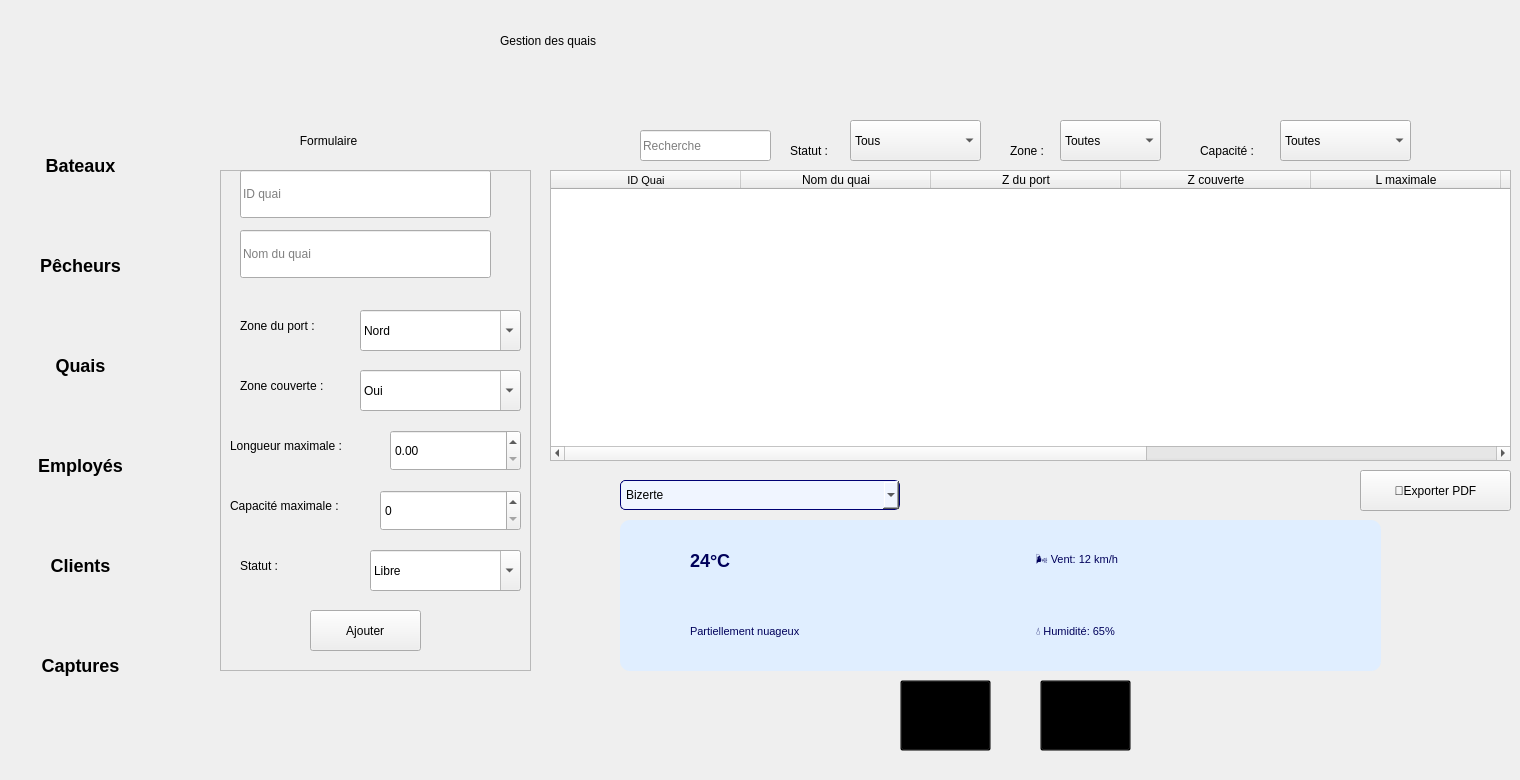
    <widget class="QWidget" name="page_3">
     <widget class="QTableWidget" name="tableWidgetQuai">
      <property name="geometry">
       <rect>
        <x>550</x>
        <y>170</y>
        <width>961</width>
        <height>291</height>
       </rect>
      </property>
      <property name="styleSheet">
       <string notr="true"/>
      </property>
      <attribute name="horizontalHeaderMinimumSectionSize">
       <number>41</number>
      </attribute>
      <attribute name="horizontalHeaderDefaultSectionSize">
       <number>190</number>
      </attribute>
      <attribute name="verticalHeaderMinimumSectionSize">
       <number>31</number>
      </attribute>
      <attribute name="verticalHeaderDefaultSectionSize">
       <number>38</number>
      </attribute>
      <column>
       <property name="text">
        <string>ID Quai</string>
       </property>
       <property name="font">
        <font>
         <pointsize>8</pointsize>
        </font>
       </property>
      </column>
      <column>
       <property name="text">
        <string>Nom du quai</string>
       </property>
      </column>
      <column>
       <property name="text">
        <string>Z du port</string>
       </property>
      </column>
      <column>
       <property name="text">
        <string>Z couverte</string>
       </property>
      </column>
      <column>
       <property name="text">
        <string>L maximale</string>
       </property>
      </column>
      <column>
       <property name="text">
        <string>C maximale</string>
       </property>
       <property name="font">
        <font>
         <bold>false</bold>
        </font>
       </property>
      </column>
      <column>
       <property name="text">
        <string>Statut</string>
       </property>
      </column>
      <column>
       <property name="text">
        <string>Actions</string>
       </property>
      </column>
     </widget>
     <widget class="QLineEdit" name="lineEdit_3">
      <property name="geometry">
       <rect>
        <x>640</x>
        <y>130</y>
        <width>131</width>
        <height>31</height>
       </rect>
      </property>
      <property name="placeholderText">
       <string>Recherche</string>
      </property>
     </widget>
     <widget class="QLabel" name="label_3">
      <property name="geometry">
       <rect>
        <x>500</x>
        <y>10</y>
        <width>501</width>
        <height>61</height>
       </rect>
      </property>
      <property name="styleSheet">
       <string notr="true"/>
      </property>
      <property name="text">
       <string>Gestion des quais</string>
      </property>
     </widget>
     <widget class="QComboBox" name="comboBox_3">
      <property name="geometry">
       <rect>
        <x>850</x>
        <y>120</y>
        <width>131</width>
        <height>41</height>
       </rect>
      </property>
      <item>
       <property name="text">
        <string>Tous</string>
       </property>
      </item>
      <item>
       <property name="text">
        <string>Libre</string>
       </property>
      </item>
      <item>
       <property name="text">
        <string>Occupé</string>
       </property>
      </item>
      <item>
       <property name="text">
        <string>Maintenance</string>
       </property>
      </item>
     </widget>
     <widget class="QLabel" name="label3_10">
      <property name="geometry">
       <rect>
        <x>600</x>
        <y>130</y>
        <width>31</width>
        <height>31</height>
       </rect>
      </property>
      <property name="styleSheet">
       <string notr="true">color: rgb(255, 255, 255);
image: url(:/res/loupe.png);</string>
      </property>
      <property name="text">
       <string/>
      </property>
     </widget>
     <widget class="QLabel" name="label3_8">
      <property name="geometry">
       <rect>
        <x>1010</x>
        <y>130</y>
        <width>51</width>
        <height>41</height>
       </rect>
      </property>
      <property name="styleSheet">
       <string notr="true"/>
      </property>
      <property name="text">
       <string>Zone :</string>
      </property>
     </widget>
     <widget class="QComboBox" name="comboBox_4">
      <property name="geometry">
       <rect>
        <x>1060</x>
        <y>120</y>
        <width>101</width>
        <height>41</height>
       </rect>
      </property>
      <item>
       <property name="text">
        <string>Toutes</string>
       </property>
      </item>
      <item>
       <property name="text">
        <string>Nord</string>
       </property>
      </item>
      <item>
       <property name="text">
        <string>Sud</string>
       </property>
      </item>
      <item>
       <property name="text">
        <string>Est</string>
       </property>
      </item>
      <item>
       <property name="text">
        <string>Ouest</string>
       </property>
      </item>
     </widget>
     <widget class="QComboBox" name="comboBox_5">
      <property name="geometry">
       <rect>
        <x>1280</x>
        <y>120</y>
        <width>131</width>
        <height>41</height>
       </rect>
      </property>
      <item>
       <property name="text">
        <string>Toutes</string>
       </property>
      </item>
      <item>
       <property name="text">
        <string>&lt;= 5 bateaux</string>
       </property>
      </item>
      <item>
       <property name="text">
        <string>6-10 bateaux</string>
       </property>
      </item>
      <item>
       <property name="text">
        <string>&gt; 10 bateaux</string>
       </property>
      </item>
     </widget>
     <widget class="QLabel" name="label3_7">
      <property name="geometry">
       <rect>
        <x>790</x>
        <y>130</y>
        <width>61</width>
        <height>41</height>
       </rect>
      </property>
      <property name="styleSheet">
       <string notr="true"/>
      </property>
      <property name="text">
       <string>Statut :</string>
      </property>
     </widget>
     <widget class="QLabel" name="label3_9">
      <property name="geometry">
       <rect>
        <x>1200</x>
        <y>130</y>
        <width>91</width>
        <height>41</height>
       </rect>
      </property>
      <property name="styleSheet">
       <string notr="true"/>
      </property>
      <property name="text">
       <string>Capacité :</string>
      </property>
     </widget>
     <widget class="QFrame" name="frame">
      <property name="geometry">
       <rect>
        <x>220</x>
        <y>170</y>
        <width>311</width>
        <height>501</height>
       </rect>
      </property>
      <property name="styleSheet">
       <string notr="true"/>
      </property>
      <property name="frameShape">
       <enum>QFrame::Shape::StyledPanel</enum>
      </property>
      <property name="frameShadow">
       <enum>QFrame::Shadow::Raised</enum>
      </property>
      <widget class="QLineEdit" name="lineEdit_4">
       <property name="geometry">
        <rect>
         <x>20</x>
         <y>0</y>
         <width>251</width>
         <height>48</height>
        </rect>
       </property>
       <property name="text">
        <string/>
       </property>
       <property name="placeholderText">
        <string>ID quai</string>
       </property>
      </widget>
      <widget class="QComboBox" name="comboBox_6">
       <property name="geometry">
        <rect>
         <x>140</x>
         <y>140</y>
         <width>161</width>
         <height>41</height>
        </rect>
       </property>
       <property name="styleSheet">
        <string notr="true">#combo_box{ border-radius: 15px;
         color: rgba(0, 0, 50, 0.7);
    border: 2px solid #59abc8 ;
}</string>
       </property>
       <property name="editable">
        <bool>true</bool>
       </property>
       <property name="currentText">
        <string>Nord</string>
       </property>
       <item>
        <property name="text">
         <string>Nord</string>
        </property>
       </item>
       <item>
        <property name="text">
         <string>Sud</string>
        </property>
       </item>
       <item>
        <property name="text">
         <string>Est</string>
        </property>
       </item>
       <item>
        <property name="text">
         <string>Ouest</string>
        </property>
       </item>
      </widget>
      <widget class="QLabel" name="label_2">
       <property name="geometry">
        <rect>
         <x>10</x>
         <y>260</y>
         <width>161</width>
         <height>31</height>
        </rect>
       </property>
       <property name="text">
        <string>Longueur maximale :</string>
       </property>
      </widget>
      <widget class="QDoubleSpinBox" name="doubleSpinBox_2">
       <property name="geometry">
        <rect>
         <x>170</x>
         <y>260</y>
         <width>131</width>
         <height>41</height>
        </rect>
       </property>
      </widget>
      <widget class="QLabel" name="label3_6">
       <property name="geometry">
        <rect>
         <x>10</x>
         <y>320</y>
         <width>181</width>
         <height>31</height>
        </rect>
       </property>
       <property name="styleSheet">
        <string notr="true"/>
       </property>
       <property name="text">
        <string>Capacité maximale :</string>
       </property>
      </widget>
      <widget class="QSpinBox" name="spinBox_2">
       <property name="geometry">
        <rect>
         <x>160</x>
         <y>320</y>
         <width>141</width>
         <height>41</height>
        </rect>
       </property>
      </widget>
      <widget class="QComboBox" name="comboBox_7">
       <property name="geometry">
        <rect>
         <x>150</x>
         <y>380</y>
         <width>151</width>
         <height>41</height>
        </rect>
       </property>
       <property name="editable">
        <bool>true</bool>
       </property>
       <property name="currentText">
        <string>Libre</string>
       </property>
       <item>
        <property name="text">
         <string>Libre</string>
        </property>
       </item>
       <item>
        <property name="text">
         <string>Occupé</string>
        </property>
       </item>
       <item>
        <property name="text">
         <string>Maintenance</string>
        </property>
       </item>
      </widget>
      <widget class="QPushButton" name="pushButton_11">
       <property name="geometry">
        <rect>
         <x>90</x>
         <y>440</y>
         <width>111</width>
         <height>41</height>
        </rect>
       </property>
       <property name="text">
        <string> Ajouter </string>
       </property>
      </widget>
      <widget class="QLineEdit" name="lineEdit_6">
       <property name="geometry">
        <rect>
         <x>20</x>
         <y>60</y>
         <width>251</width>
         <height>48</height>
        </rect>
       </property>
       <property name="text">
        <string/>
       </property>
       <property name="placeholderText">
        <string>Nom du quai</string>
       </property>
      </widget>
      <widget class="QComboBox" name="comboBox_8">
       <property name="geometry">
        <rect>
         <x>140</x>
         <y>200</y>
         <width>161</width>
         <height>41</height>
        </rect>
       </property>
       <property name="styleSheet">
        <string notr="true">#combo_box{ border-radius: 15px;
         color: rgba(0, 0, 50, 0.7);
    border: 2px solid #59abc8 ;
}</string>
       </property>
       <property name="editable">
        <bool>true</bool>
       </property>
       <property name="currentText">
        <string>Oui</string>
       </property>
       <item>
        <property name="text">
         <string>Oui</string>
        </property>
       </item>
       <item>
        <property name="text">
         <string>Non</string>
        </property>
       </item>
      </widget>
      <widget class="QLabel" name="label_4">
       <property name="geometry">
        <rect>
         <x>20</x>
         <y>140</y>
         <width>131</width>
         <height>31</height>
        </rect>
       </property>
       <property name="text">
        <string>Zone du port :</string>
       </property>
      </widget>
      <widget class="QLabel" name="label_5">
       <property name="geometry">
        <rect>
         <x>20</x>
         <y>200</y>
         <width>131</width>
         <height>31</height>
        </rect>
       </property>
       <property name="text">
        <string>Zone couverte :</string>
       </property>
      </widget>
      <widget class="QLabel" name="label_6">
       <property name="geometry">
        <rect>
         <x>20</x>
         <y>380</y>
         <width>131</width>
         <height>31</height>
        </rect>
       </property>
       <property name="text">
        <string>Statut :</string>
       </property>
      </widget>
     </widget>
     <widget class="QLabel" name="label">
      <property name="geometry">
       <rect>
        <x>240</x>
        <y>120</y>
        <width>271</width>
        <height>41</height>
       </rect>
      </property>
      <property name="styleSheet">
       <string notr="true"/>
      </property>
      <property name="text">
       <string>                  Formulaire</string>
      </property>
     </widget>
     <widget class="QPushButton" name="pushButton_6">
      <property name="geometry">
       <rect>
        <x>900</x>
        <y>680</y>
        <width>91</width>
        <height>71</height>
       </rect>
      </property>
      <property name="styleSheet">
       <string notr="true">image: url(:/res/icons8-marqueur-de-plan-50.png);
background:transparent;</string>
      </property>
      <property name="text">
       <string/>
      </property>
     </widget>
     <widget class="QPushButton" name="pushButton_9">
      <property name="geometry">
       <rect>
        <x>1040</x>
        <y>680</y>
        <width>91</width>
        <height>71</height>
       </rect>
      </property>
      <property name="styleSheet">
       <string notr="true">image: url(:/res/statistiques.png);
background:transparent;</string>
      </property>
      <property name="text">
       <string/>
      </property>
     </widget>
     <widget class="QComboBox" name="comboBoxCity">
      <property name="geometry">
       <rect>
        <x>620</x>
        <y>480</y>
        <width>280</width>
        <height>30</height>
       </rect>
      </property>
      <property name="styleSheet">
       <string notr="true">border-radius: 5px;
background-color: rgb(240, 245, 255);
border: 1px solid rgb(0, 0, 115);
padding: 3px 5px;
font-size: 12px;</string>
      </property>
      <item>
       <property name="text">
        <string>Bizerte</string>
       </property>
      </item>
      <item>
       <property name="text">
        <string>Tunis</string>
       </property>
      </item>
      <item>
       <property name="text">
        <string>Sfax</string>
       </property>
      </item>
      <item>
       <property name="text">
        <string>Sousse</string>
       </property>
      </item>
      <item>
       <property name="text">
        <string>Gabes</string>
       </property>
      </item>
      <item>
       <property name="text">
        <string>Ain Draham</string>
       </property>
      </item>
      <item>
       <property name="text">
        <string>Tabarka</string>
       </property>
      </item>
      <item>
       <property name="text">
        <string>Kasserine</string>
       </property>
      </item>
     </widget>
     <widget class="QFrame" name="frameMeteo">
      <property name="geometry">
       <rect>
        <x>620</x>
        <y>520</y>
        <width>761</width>
        <height>151</height>
       </rect>
      </property>
      <property name="styleSheet">
       <string notr="true">border-radius: 10px;
background-color: rgb(224, 238, 255);
border:1PX solid  rgb(0, 0, 115);
</string>
      </property>
      <property name="frameShape">
       <enum>QFrame::Shape::StyledPanel</enum>
      </property>
      <property name="frameShadow">
       <enum>QFrame::Shadow::Raised</enum>
      </property>
      <layout class="QHBoxLayout" name="horizontalLayoutMeteo">
       <property name="spacing">
        <number>10</number>
       </property>
       <property name="leftMargin">
        <number>10</number>
       </property>
       <property name="topMargin">
        <number>5</number>
       </property>
       <property name="rightMargin">
        <number>10</number>
       </property>
       <property name="bottomMargin">
        <number>5</number>
       </property>
       <item>
        <widget class="QLabel" name="labelMeteoIcon">
         <property name="minimumSize">
          <size>
           <width>50</width>
           <height>50</height>
          </size>
         </property>
         <property name="maximumSize">
          <size>
           <width>50</width>
           <height>50</height>
          </size>
         </property>
         <property name="styleSheet">
          <string notr="true">qproperty-alignment: AlignCenter;
font-size: 28px;
image: url(:/res/nuageux.png);</string>
         </property>
         <property name="text">
          <string/>
         </property>
        </widget>
       </item>
       <item>
        <layout class="QVBoxLayout" name="verticalLayoutMeteoInfo">
         <property name="spacing">
          <number>2</number>
         </property>
         <item>
          <widget class="QLabel" name="labelMeteoTemp">
           <property name="styleSheet">
            <string notr="true">color: rgb(0, 0, 90);

font-weight: bold;
font-size: 18px;</string>
           </property>
           <property name="text">
            <string>24°C</string>
           </property>
          </widget>
         </item>
         <item>
          <widget class="QLabel" name="labelMeteoDesc">
           <property name="styleSheet">
            <string notr="true">color: rgb(0, 0, 90);

font-size: 11px;</string>
           </property>
           <property name="text">
            <string>Partiellement nuageux</string>
           </property>
          </widget>
         </item>
        </layout>
       </item>
       <item>
        <layout class="QVBoxLayout" name="verticalLayoutMeteoDetails">
         <property name="spacing">
          <number>2</number>
         </property>
         <item>
          <widget class="QLabel" name="labelMeteoWind">
           <property name="styleSheet">
            <string notr="true">color: rgb(0, 0, 90);

font-size: 11px;</string>
           </property>
           <property name="text">
            <string>🌬️ Vent: 12 km/h</string>
           </property>
          </widget>
         </item>
         <item>
          <widget class="QLabel" name="labelMeteoHumidity">
           <property name="styleSheet">
            <string notr="true">color: rgb(0, 0, 90);

font-size: 11px;</string>
           </property>
           <property name="text">
            <string>💧 Humidité: 65%</string>
           </property>
          </widget>
         </item>
        </layout>
       </item>
      </layout>
     </widget>
     <widget class="QFrame" name="frame_4">
      <property name="geometry">
       <rect>
        <x>-160</x>
        <y>70</y>
        <width>371</width>
        <height>701</height>
       </rect>
      </property>
      <property name="styleSheet">
       <string notr="true">border-radius:185px;
font-weight:600;
font-size:18px</string>
      </property>
      <property name="frameShape">
       <enum>QFrame::Shape::StyledPanel</enum>
      </property>
      <property name="frameShadow">
       <enum>QFrame::Shadow::Raised</enum>
      </property>
      <widget class="QPushButton" name="pushButton_3b_8">
       <property name="geometry">
        <rect>
         <x>170</x>
         <y>70</y>
         <width>141</width>
         <height>51</height>
        </rect>
       </property>
       <property name="text">
        <string>Bateaux</string>
       </property>
      </widget>
      <widget class="QPushButton" name="pushButton_3b_9">
       <property name="geometry">
        <rect>
         <x>170</x>
         <y>170</y>
         <width>141</width>
         <height>51</height>
        </rect>
       </property>
       <property name="text">
        <string>Pêcheurs</string>
       </property>
      </widget>
      <widget class="QPushButton" name="pushButton_3b_10">
       <property name="geometry">
        <rect>
         <x>170</x>
         <y>270</y>
         <width>141</width>
         <height>51</height>
        </rect>
       </property>
       <property name="text">
        <string>Quais</string>
       </property>
      </widget>
      <widget class="QPushButton" name="pushButton_3b_11">
       <property name="geometry">
        <rect>
         <x>170</x>
         <y>370</y>
         <width>141</width>
         <height>51</height>
        </rect>
       </property>
       <property name="text">
        <string>Employés</string>
       </property>
      </widget>
      <widget class="QPushButton" name="pushButton_3b_12">
       <property name="geometry">
        <rect>
         <x>170</x>
         <y>470</y>
         <width>141</width>
         <height>51</height>
        </rect>
       </property>
       <property name="text">
        <string>Clients</string>
       </property>
      </widget>
      <widget class="QPushButton" name="pushButton_3b_13">
       <property name="geometry">
        <rect>
         <x>170</x>
         <y>570</y>
         <width>141</width>
         <height>51</height>
        </rect>
       </property>
       <property name="text">
        <string>Captures</string>
       </property>
      </widget>
      <widget class="QPushButton" name="pushButton">
       <property name="geometry">
        <rect>
         <x>160</x>
         <y>640</y>
         <width>71</width>
         <height>51</height>
        </rect>
       </property>
       <property name="styleSheet">
        <string notr="true">image: url(:/res/en-arriere.png);
background:transparent;
border:none;</string>
       </property>
       <property name="text">
        <string/>
       </property>
      </widget>
     </widget>
     <widget class="QPushButton" name="pushButton_pdfb_2">
      <property name="geometry">
       <rect>
        <x>1360</x>
        <y>470</y>
        <width>151</width>
        <height>41</height>
       </rect>
      </property>
      <property name="text">
       <string>📄Exporter PDF</string>
      </property>
     </widget>
    </widget>
